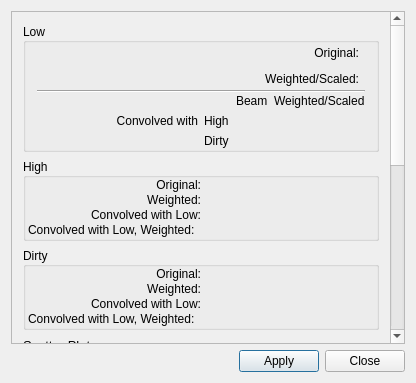
<?xml version="1.0" encoding="UTF-8"?>
<ui version="4.0">
 <class>PreferencesColorClass</class>
 <widget class="QDialog" name="PreferencesColorClass">
  <property name="geometry">
   <rect>
    <x>0</x>
    <y>0</y>
    <width>416</width>
    <height>383</height>
   </rect>
  </property>
  <property name="windowTitle">
   <string>PreferencesColor</string>
  </property>
  <layout class="QVBoxLayout" name="verticalLayout_4">
   <item>
    <widget class="QScrollArea" name="scrollArea">
     <property name="sizePolicy">
      <sizepolicy hsizetype="Preferred" vsizetype="Expanding">
       <horstretch>0</horstretch>
       <verstretch>0</verstretch>
      </sizepolicy>
     </property>
     <property name="horizontalScrollBarPolicy">
      <enum>Qt::ScrollBarAlwaysOff</enum>
     </property>
     <property name="widgetResizable">
      <bool>true</bool>
     </property>
     <widget class="QWidget" name="scrollAreaWidgetContents">
      <property name="geometry">
       <rect>
        <x>0</x>
        <y>-105</y>
        <width>378</width>
        <height>796</height>
       </rect>
      </property>
      <layout class="QVBoxLayout" name="verticalLayout_3">
       <item>
        <widget class="QGroupBox" name="groupBox_6">
         <property name="title">
          <string>Low</string>
         </property>
         <property name="alignment">
          <set>Qt::AlignLeading|Qt::AlignLeft|Qt::AlignVCenter</set>
         </property>
         <layout class="QVBoxLayout" name="verticalLayout_2">
          <property name="spacing">
           <number>1</number>
          </property>
          <property name="topMargin">
           <number>0</number>
          </property>
          <property name="bottomMargin">
           <number>1</number>
          </property>
          <item>
           <layout class="QGridLayout" name="gridLayout">
            <item row="0" column="1">
             <widget class="QLabel" name="label_2">
              <property name="text">
               <string>Original:</string>
              </property>
              <property name="alignment">
               <set>Qt::AlignRight|Qt::AlignTrailing|Qt::AlignVCenter</set>
              </property>
             </widget>
            </item>
            <item row="0" column="2">
             <widget class="QWidget" name="lowOriginalPreferences" native="true"/>
            </item>
            <item row="1" column="1">
             <widget class="QLabel" name="label_5">
              <property name="text">
               <string>Weighted/Scaled:</string>
              </property>
              <property name="alignment">
               <set>Qt::AlignRight|Qt::AlignTrailing|Qt::AlignVCenter</set>
              </property>
             </widget>
            </item>
            <item row="1" column="2">
             <widget class="QWidget" name="lowWeightedPreferences" native="true"/>
            </item>
            <item row="0" column="0">
             <spacer name="horizontalSpacer_9">
              <property name="orientation">
               <enum>Qt::Horizontal</enum>
              </property>
              <property name="sizeHint" stdset="0">
               <size>
                <width>40</width>
                <height>20</height>
               </size>
              </property>
             </spacer>
            </item>
            <item row="1" column="0">
             <spacer name="horizontalSpacer_10">
              <property name="orientation">
               <enum>Qt::Horizontal</enum>
              </property>
              <property name="sizeHint" stdset="0">
               <size>
                <width>40</width>
                <height>20</height>
               </size>
              </property>
             </spacer>
            </item>
           </layout>
          </item>
          <item>
           <widget class="Line" name="line">
            <property name="orientation">
             <enum>Qt::Horizontal</enum>
            </property>
           </widget>
          </item>
          <item>
           <layout class="QHBoxLayout" name="horizontalLayout_4">
            <item>
             <layout class="QVBoxLayout" name="verticalLayout">
              <item>
               <spacer name="verticalSpacer">
                <property name="orientation">
                 <enum>Qt::Vertical</enum>
                </property>
                <property name="sizeHint" stdset="0">
                 <size>
                  <width>20</width>
                  <height>17</height>
                 </size>
                </property>
               </spacer>
              </item>
              <item>
               <widget class="QLabel" name="label_6">
                <property name="text">
                 <string>Convolved with</string>
                </property>
                <property name="alignment">
                 <set>Qt::AlignRight|Qt::AlignTrailing|Qt::AlignVCenter</set>
                </property>
               </widget>
              </item>
              <item>
               <spacer name="verticalSpacer_2">
                <property name="orientation">
                 <enum>Qt::Vertical</enum>
                </property>
                <property name="sizeHint" stdset="0">
                 <size>
                  <width>20</width>
                  <height>13</height>
                 </size>
                </property>
               </spacer>
              </item>
             </layout>
            </item>
            <item>
             <layout class="QGridLayout" name="gridLayout_3">
              <item row="0" column="1">
               <widget class="QLabel" name="label_10">
                <property name="text">
                 <string>Beam</string>
                </property>
               </widget>
              </item>
              <item row="0" column="2">
               <widget class="QLabel" name="label_11">
                <property name="text">
                 <string>Weighted/Scaled</string>
                </property>
               </widget>
              </item>
              <item row="1" column="0">
               <widget class="QLabel" name="label_7">
                <property name="text">
                 <string>High</string>
                </property>
               </widget>
              </item>
              <item row="1" column="1">
               <widget class="QWidget" name="lowConvolvedHighPreferences" native="true"/>
              </item>
              <item row="1" column="2">
               <widget class="QWidget" name="lowConvolvedHighWeightedPreferences" native="true"/>
              </item>
              <item row="2" column="0">
               <widget class="QLabel" name="label_9">
                <property name="text">
                 <string>Dirty</string>
                </property>
               </widget>
              </item>
              <item row="2" column="1">
               <widget class="QWidget" name="lowConvolvedDirtyPreferences" native="true"/>
              </item>
              <item row="2" column="2">
               <widget class="QWidget" name="lowConvolvedDirtyWeightedPreferences" native="true"/>
              </item>
             </layout>
            </item>
           </layout>
          </item>
         </layout>
        </widget>
       </item>
       <item>
        <widget class="QGroupBox" name="groupBox_7">
         <property name="title">
          <string>High</string>
         </property>
         <property name="alignment">
          <set>Qt::AlignLeading|Qt::AlignLeft|Qt::AlignVCenter</set>
         </property>
         <layout class="QGridLayout" name="gridLayout_4">
          <property name="leftMargin">
           <number>2</number>
          </property>
          <property name="topMargin">
           <number>0</number>
          </property>
          <property name="rightMargin">
           <number>2</number>
          </property>
          <property name="bottomMargin">
           <number>1</number>
          </property>
          <property name="spacing">
           <number>1</number>
          </property>
          <item row="0" column="0">
           <widget class="QLabel" name="label_12">
            <property name="text">
             <string>Original:</string>
            </property>
            <property name="alignment">
             <set>Qt::AlignRight|Qt::AlignTrailing|Qt::AlignVCenter</set>
            </property>
           </widget>
          </item>
          <item row="0" column="1">
           <widget class="QWidget" name="highOriginalPreferences" native="true"/>
          </item>
          <item row="1" column="0">
           <widget class="QLabel" name="label_13">
            <property name="text">
             <string>Weighted:</string>
            </property>
            <property name="alignment">
             <set>Qt::AlignRight|Qt::AlignTrailing|Qt::AlignVCenter</set>
            </property>
           </widget>
          </item>
          <item row="1" column="1">
           <widget class="QWidget" name="highWeightedPreferences" native="true"/>
          </item>
          <item row="2" column="0">
           <widget class="QLabel" name="label_14">
            <property name="text">
             <string>Convolved with Low:</string>
            </property>
            <property name="alignment">
             <set>Qt::AlignRight|Qt::AlignTrailing|Qt::AlignVCenter</set>
            </property>
           </widget>
          </item>
          <item row="2" column="1">
           <widget class="QWidget" name="highConvolvedLowPreferences" native="true"/>
          </item>
          <item row="3" column="0">
           <widget class="QLabel" name="label_19">
            <property name="text">
             <string>Convolved with Low, Weighted:</string>
            </property>
           </widget>
          </item>
          <item row="3" column="1">
           <widget class="QWidget" name="highConvolvedLowWeightedPreferences" native="true"/>
          </item>
         </layout>
        </widget>
       </item>
       <item>
        <widget class="QGroupBox" name="dirtyGroupBox">
         <property name="title">
          <string>Dirty</string>
         </property>
         <property name="alignment">
          <set>Qt::AlignLeading|Qt::AlignLeft|Qt::AlignVCenter</set>
         </property>
         <layout class="QGridLayout" name="gridLayout_5">
          <property name="leftMargin">
           <number>2</number>
          </property>
          <property name="topMargin">
           <number>0</number>
          </property>
          <property name="rightMargin">
           <number>2</number>
          </property>
          <property name="bottomMargin">
           <number>1</number>
          </property>
          <property name="spacing">
           <number>1</number>
          </property>
          <item row="0" column="0">
           <widget class="QLabel" name="label_20">
            <property name="text">
             <string>Original:</string>
            </property>
            <property name="alignment">
             <set>Qt::AlignRight|Qt::AlignTrailing|Qt::AlignVCenter</set>
            </property>
           </widget>
          </item>
          <item row="0" column="1">
           <widget class="QWidget" name="dirtyOriginalPreferences" native="true"/>
          </item>
          <item row="1" column="0">
           <widget class="QLabel" name="label_21">
            <property name="text">
             <string>Weighted:</string>
            </property>
            <property name="alignment">
             <set>Qt::AlignRight|Qt::AlignTrailing|Qt::AlignVCenter</set>
            </property>
           </widget>
          </item>
          <item row="1" column="1">
           <widget class="QWidget" name="dirtyWeightedPreferences" native="true"/>
          </item>
          <item row="2" column="0">
           <widget class="QLabel" name="label_22">
            <property name="text">
             <string>Convolved with Low:</string>
            </property>
            <property name="alignment">
             <set>Qt::AlignRight|Qt::AlignTrailing|Qt::AlignVCenter</set>
            </property>
           </widget>
          </item>
          <item row="2" column="1">
           <widget class="QWidget" name="dirtyConvolvedLowPreferences" native="true"/>
          </item>
          <item row="3" column="0">
           <widget class="QLabel" name="label_24">
            <property name="text">
             <string>Convolved with Low, Weighted:</string>
            </property>
           </widget>
          </item>
          <item row="3" column="1">
           <widget class="QWidget" name="dirtyConvolvedLowWeightedPreferences" native="true"/>
          </item>
         </layout>
        </widget>
       </item>
       <item>
        <widget class="QGroupBox" name="groupBox">
         <property name="font">
          <font>
           <pointsize>10</pointsize>
           <weight>50</weight>
           <bold>false</bold>
          </font>
         </property>
         <property name="title">
          <string>Scatter Plot</string>
         </property>
         <property name="alignment">
          <set>Qt::AlignLeading|Qt::AlignLeft|Qt::AlignVCenter</set>
         </property>
         <layout class="QVBoxLayout" name="verticalLayout_5">
          <item>
           <layout class="QHBoxLayout" name="horizontalLayout">
            <item>
             <widget class="QLabel" name="label_3">
              <property name="text">
               <string>X Axis:</string>
              </property>
              <property name="alignment">
               <set>Qt::AlignRight|Qt::AlignTrailing|Qt::AlignVCenter</set>
              </property>
             </widget>
            </item>
            <item>
             <widget class="QComboBox" name="scatterXAxisCombo">
              <property name="sizePolicy">
               <sizepolicy hsizetype="Expanding" vsizetype="Fixed">
                <horstretch>0</horstretch>
                <verstretch>0</verstretch>
               </sizepolicy>
              </property>
              <property name="toolTip">
               <string>Select the curve whose amplitude will be the x-values in the plot.</string>
              </property>
             </widget>
            </item>
           </layout>
          </item>
          <item>
           <layout class="QVBoxLayout" name="verticalLayout_6">
            <item>
             <widget class="QLabel" name="label">
              <property name="text">
               <string>Y Axis:</string>
              </property>
             </widget>
            </item>
            <item>
             <widget class="QListWidget" name="scatterYAxisList">
              <property name="toolTip">
               <string>Select one or more curves whose amplitude will be the y-values in the plot.</string>
              </property>
             </widget>
            </item>
           </layout>
          </item>
          <item>
           <layout class="QHBoxLayout" name="horizontalLayout_5">
            <item>
             <spacer name="horizontalSpacer_7">
              <property name="orientation">
               <enum>Qt::Horizontal</enum>
              </property>
              <property name="sizeHint" stdset="0">
               <size>
                <width>40</width>
                <height>20</height>
               </size>
              </property>
             </spacer>
            </item>
            <item>
             <widget class="QLabel" name="label_16">
              <property name="text">
               <string>X=Y:</string>
              </property>
              <property name="alignment">
               <set>Qt::AlignLeading|Qt::AlignLeft|Qt::AlignVCenter</set>
              </property>
             </widget>
            </item>
            <item>
             <widget class="QWidget" name="scatterXYPreferences" native="true">
              <property name="minimumSize">
               <size>
                <width>91</width>
                <height>0</height>
               </size>
              </property>
             </widget>
            </item>
           </layout>
          </item>
         </layout>
        </widget>
       </item>
       <item>
        <widget class="QGroupBox" name="groupBox_4">
         <property name="title">
          <string>Weight</string>
         </property>
         <property name="alignment">
          <set>Qt::AlignLeading|Qt::AlignLeft|Qt::AlignVCenter</set>
         </property>
         <layout class="QGridLayout" name="gridLayout_6">
          <property name="leftMargin">
           <number>2</number>
          </property>
          <property name="topMargin">
           <number>0</number>
          </property>
          <property name="rightMargin">
           <number>2</number>
          </property>
          <property name="bottomMargin">
           <number>1</number>
          </property>
          <property name="spacing">
           <number>1</number>
          </property>
          <item row="0" column="1">
           <widget class="QLabel" name="label_17">
            <property name="text">
             <string>Low:</string>
            </property>
            <property name="alignment">
             <set>Qt::AlignRight|Qt::AlignTrailing|Qt::AlignVCenter</set>
            </property>
           </widget>
          </item>
          <item row="0" column="2">
           <widget class="QWidget" name="weightLowPreferences" native="true"/>
          </item>
          <item row="1" column="1">
           <widget class="QLabel" name="label_18">
            <property name="text">
             <string>High:</string>
            </property>
            <property name="alignment">
             <set>Qt::AlignRight|Qt::AlignTrailing|Qt::AlignVCenter</set>
            </property>
           </widget>
          </item>
          <item row="1" column="2">
           <widget class="QWidget" name="weightHighPreferences" native="true">
            <property name="minimumSize">
             <size>
              <width>0</width>
              <height>0</height>
             </size>
            </property>
           </widget>
          </item>
          <item row="0" column="0">
           <spacer name="horizontalSpacer">
            <property name="orientation">
             <enum>Qt::Horizontal</enum>
            </property>
            <property name="sizeHint" stdset="0">
             <size>
              <width>40</width>
              <height>20</height>
             </size>
            </property>
           </spacer>
          </item>
          <item row="1" column="0">
           <spacer name="horizontalSpacer_2">
            <property name="orientation">
             <enum>Qt::Horizontal</enum>
            </property>
            <property name="sizeHint" stdset="0">
             <size>
              <width>40</width>
              <height>20</height>
             </size>
            </property>
           </spacer>
          </item>
         </layout>
        </widget>
       </item>
       <item>
        <widget class="QGroupBox" name="groupBox_5">
         <property name="title">
          <string>Feathered Image</string>
         </property>
         <property name="alignment">
          <set>Qt::AlignLeading|Qt::AlignLeft|Qt::AlignVCenter</set>
         </property>
         <layout class="QGridLayout" name="gridLayout_7">
          <property name="leftMargin">
           <number>2</number>
          </property>
          <property name="topMargin">
           <number>0</number>
          </property>
          <property name="rightMargin">
           <number>2</number>
          </property>
          <property name="bottomMargin">
           <number>1</number>
          </property>
          <property name="spacing">
           <number>1</number>
          </property>
          <item row="0" column="0">
           <spacer name="horizontalSpacer_4">
            <property name="orientation">
             <enum>Qt::Horizontal</enum>
            </property>
            <property name="sizeHint" stdset="0">
             <size>
              <width>40</width>
              <height>20</height>
             </size>
            </property>
           </spacer>
          </item>
          <item row="0" column="1">
           <widget class="QLabel" name="label_15">
            <property name="sizePolicy">
             <sizepolicy hsizetype="Expanding" vsizetype="Preferred">
              <horstretch>0</horstretch>
              <verstretch>0</verstretch>
             </sizepolicy>
            </property>
            <property name="text">
             <string>Sum Low/High:</string>
            </property>
            <property name="alignment">
             <set>Qt::AlignRight|Qt::AlignTrailing|Qt::AlignVCenter</set>
            </property>
           </widget>
          </item>
          <item row="0" column="2">
           <widget class="QWidget" name="sliceSumPreferences" native="true"/>
          </item>
         </layout>
        </widget>
       </item>
       <item>
        <widget class="QGroupBox" name="groupBox_3">
         <property name="title">
          <string>Markers</string>
         </property>
         <property name="alignment">
          <set>Qt::AlignLeading|Qt::AlignLeft|Qt::AlignVCenter</set>
         </property>
         <layout class="QGridLayout" name="gridLayout_9">
          <property name="leftMargin">
           <number>2</number>
          </property>
          <property name="topMargin">
           <number>0</number>
          </property>
          <property name="rightMargin">
           <number>2</number>
          </property>
          <property name="bottomMargin">
           <number>1</number>
          </property>
          <property name="spacing">
           <number>1</number>
          </property>
          <item row="0" column="1">
           <widget class="QLabel" name="label_8">
            <property name="text">
             <string>Zoom Rectangle:</string>
            </property>
            <property name="alignment">
             <set>Qt::AlignRight|Qt::AlignTrailing|Qt::AlignVCenter</set>
            </property>
           </widget>
          </item>
          <item row="0" column="2">
           <widget class="QWidget" name="zoomPreferences" native="true">
            <property name="minimumSize">
             <size>
              <width>91</width>
              <height>0</height>
             </size>
            </property>
           </widget>
          </item>
          <item row="1" column="1">
           <widget class="QLabel" name="label_4">
            <property name="text">
             <string>&lt;font color='black'&gt;Dish Diameter Line:&lt;/font&gt;</string>
            </property>
            <property name="alignment">
             <set>Qt::AlignRight|Qt::AlignTrailing|Qt::AlignVCenter</set>
            </property>
           </widget>
          </item>
          <item row="1" column="2">
           <widget class="QWidget" name="dishDiameterPreferences" native="true">
            <property name="minimumSize">
             <size>
              <width>91</width>
              <height>0</height>
             </size>
            </property>
           </widget>
          </item>
          <item row="0" column="0">
           <spacer name="horizontalSpacer_5">
            <property name="orientation">
             <enum>Qt::Horizontal</enum>
            </property>
            <property name="sizeHint" stdset="0">
             <size>
              <width>40</width>
              <height>20</height>
             </size>
            </property>
           </spacer>
          </item>
          <item row="1" column="0">
           <spacer name="horizontalSpacer_6">
            <property name="orientation">
             <enum>Qt::Horizontal</enum>
            </property>
            <property name="sizeHint" stdset="0">
             <size>
              <width>40</width>
              <height>20</height>
             </size>
            </property>
           </spacer>
          </item>
         </layout>
        </widget>
       </item>
      </layout>
     </widget>
    </widget>
   </item>
   <item>
    <layout class="QHBoxLayout" name="horizontalLayout_2">
     <item>
      <spacer name="horizontalSpacer_3">
       <property name="orientation">
        <enum>Qt::Horizontal</enum>
       </property>
       <property name="sizeHint" stdset="0">
        <size>
         <width>40</width>
         <height>20</height>
        </size>
       </property>
      </spacer>
     </item>
     <item>
      <widget class="QPushButton" name="okButton">
       <property name="toolTip">
        <string>Apply the visibility and color preferences to the plot(s).</string>
       </property>
       <property name="text">
        <string>Apply</string>
       </property>
      </widget>
     </item>
     <item>
      <widget class="QPushButton" name="cancelButton">
       <property name="toolTip">
        <string>Close this dialog without making any changes.</string>
       </property>
       <property name="text">
        <string>Close</string>
       </property>
      </widget>
     </item>
    </layout>
   </item>
  </layout>
 </widget>
 <layoutdefault spacing="6" margin="11"/>
 <resources/>
 <connections/>
</ui>
